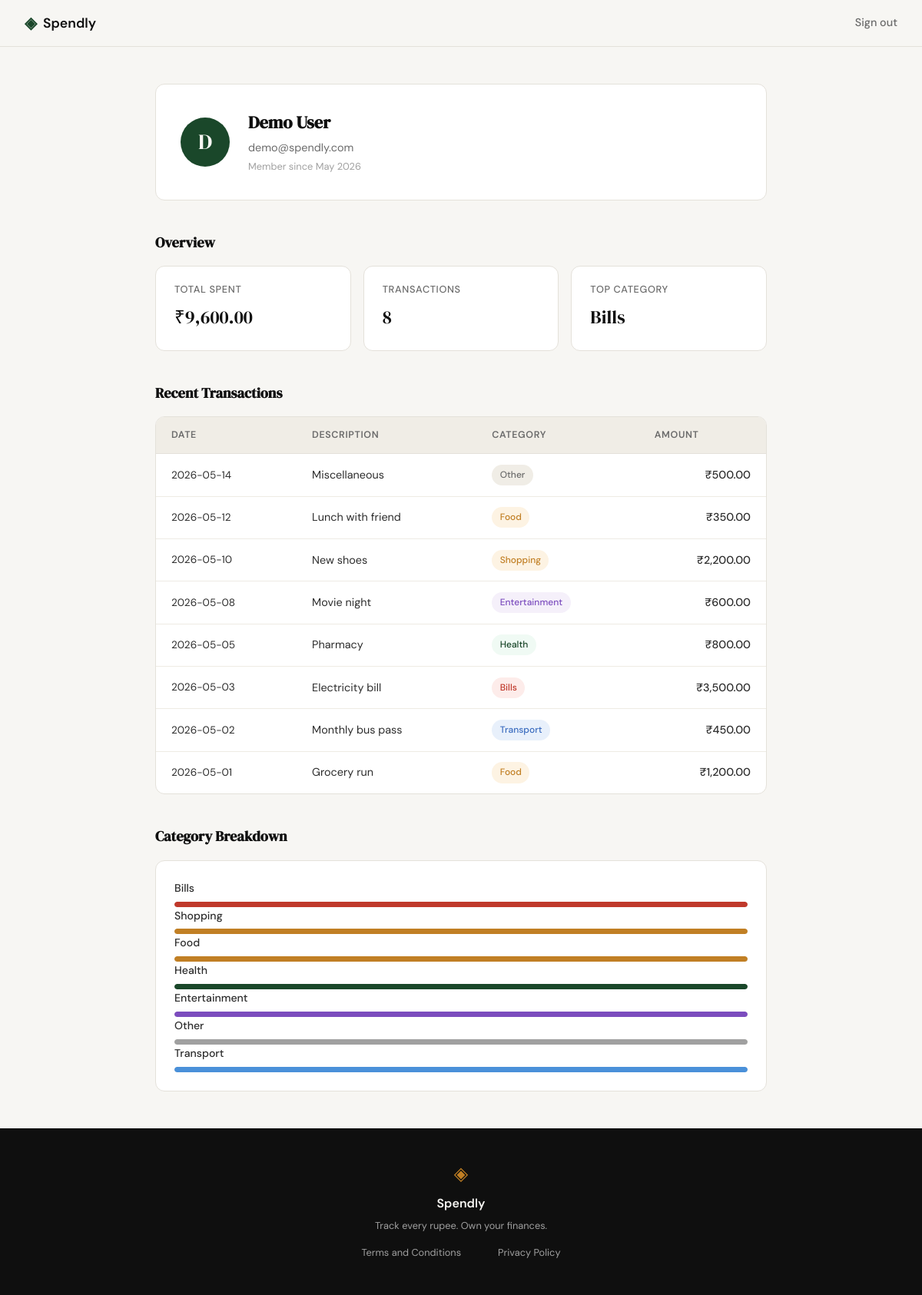
Screenshot of /profile (signed in) with the database file from the repository.
### tables this page shows
CREATE TABLE users (
            id            INTEGER PRIMARY KEY AUTOINCREMENT,
            name          TEXT    NOT NULL,
            email         TEXT    NOT NULL UNIQUE,
            password_hash TEXT    NOT NULL,
            created_at    TEXT    DEFAULT (datetime('now'))
        );

CREATE TABLE expenses (
            id          INTEGER PRIMARY KEY AUTOINCREMENT,
            user_id     INTEGER NOT NULL REFERENCES users(id),
            amount      REAL    NOT NULL,
            category    TEXT    NOT NULL,
            date        TEXT    NOT NULL,
            description TEXT,
            created_at  TEXT    DEFAULT (datetime('now'))
        );

### app.py (the view)
@app.route("/profile")
def profile():
    if not session.get("user_id"):
        return redirect(url_for("login"))
    user = get_user_by_id(session["user_id"])
    if user is None:
        session.clear()
        return redirect(url_for("login"))
    stats        = get_summary_stats(session["user_id"])
    transactions = get_recent_transactions(session["user_id"])
    categories   = get_category_breakdown(session["user_id"])
    return render_template("profile.html",
        user=user,
        stats=stats,
        transactions=transactions,
        categories=categories,
    )

### database/db.py (called while the page is built)
def get_db():
    conn = sqlite3.connect(DB_PATH)
    conn.row_factory = sqlite3.Row
    conn.execute("PRAGMA foreign_keys = ON")
    return conn

### database/queries.py (called while the page is built)
def get_user_by_id(user_id):
    conn = get_db()
    row = conn.execute(
        "SELECT name, email, created_at FROM users WHERE id = ?",
        (user_id,)
    ).fetchone()
    conn.close()
    if row is None:
        return None
    try:
        dt = datetime.strptime(row["created_at"][:10], "%Y-%m-%d")
        member_since = dt.strftime("%B %Y")
    except (ValueError, TypeError):
        member_since = "Unknown"
    return {
        "name":         row["name"],
        "email":        row["email"],
        "member_since": member_since,
    }

def get_summary_stats(user_id):
    conn = get_db()
    row = conn.execute(
        "SELECT SUM(amount), COUNT(*) FROM expenses WHERE user_id = ?",
        (user_id,)
    ).fetchone()
    total_spent       = row[0] or 0
    transaction_count = row[1] or 0
    top_row = conn.execute(
        """
        SELECT category
        FROM expenses
        WHERE user_id = ?
        GROUP BY category
        ORDER BY SUM(amount) DESC
        LIMIT 1
        """,
        (user_id,)
    ).fetchone()
    conn.close()
    if transaction_count == 0:
        return {
            "total_spent":       0,
            "transaction_count": 0,
            "top_category":      "—",
        }
    return {
        "total_spent":       f"₹{total_spent:,.2f}",
        "transaction_count": transaction_count,
        "top_category":      top_row["category"] if top_row else "—",
    }

def get_recent_transactions(user_id, limit=10):
    conn = get_db()
    rows = conn.execute(
        """
        SELECT date, description, category, amount
        FROM expenses
        WHERE user_id = ?
        ORDER BY date DESC, created_at DESC
        LIMIT ?
        """,
        (user_id, limit)
    ).fetchall()
    conn.close()
    return [
        {
            "date":        row["date"],
            "description": row["description"] or "—",
            "category":    row["category"],
            "amount":      f"₹{row['amount']:,.2f}",
        }
        for row in rows
    ]

### templates/profile.html (shortened to what this page needs)
{% extends "base.html" %}
{% block content %}
<div class="profile-page">
    <section class="profile-header">
        <div class="profile-card">
            <div class="profile-avatar">
                {{ user.name[0] | upper }}
            </div>
            <div class="profile-info">
                <h1 class="profile-name">{{ user.name }}</h1>
                <p class="profile-email">{{ user.email }}</p>
                <p class="profile-since">Member since {{ user.member_since }}</p>
            </div>
        </div>
    </section>
    <section class="profile-section">
        <h2 class="section-title">Overview</h2>
        <div class="stats-row">
            <div class="stat-card">
                <p class="stat-label">Total Spent</p>
                <p class="stat-value">{{ stats.total_spent }}</p>
            </div>
            <div class="stat-card">
                <p class="stat-label">Transactions</p>
                <p class="stat-value">{{ stats.transaction_count }}</p>
            </div>
            <div class="stat-card">
                <p class="stat-label">Top Category</p>
                <p class="stat-value">{{ stats.top_category }}</p>
            </div>
        </div>
    </section>
    <section class="profile-section">
        <h2 class="section-title">Recent Transactions</h2>
        <div class="tx-table-wrapper">
            <table class="tx-table">
                <thead>
                    <tr>
                        <th>Date</th>
                        <th>Description</th>
                        <th>Category</th>
                        <th class="tx-amount-col">Amount</th>
                    </tr>
                </thead>
                <tbody>
                    {% for tx in transactions %}
                    <tr>
                        <td class="tx-date">{{ tx.date }}</td>
                        <td class="tx-desc">{{ tx.description }}</td>
                        <td>
                            <span class="category-badge category-{{ tx.category | lower }}">
                                {{ tx.category }}
                            </span>
                        </td>
                        <td class="tx-amount">{{ tx.amount }}</td>
                    </tr>
                    {% endfor %}
                </tbody>
            </table>
        </div>
    </section>
    <section class="profile-section">
        <h2 class="section-title">Category Breakdown</h2>
        <div class="category-breakdown">
            {% for cat in categories %}
            <div class="breakdown-row">
                <div class="breakdown-meta">
                    <span class="breakdown-name">{{ cat.name }}</span>
                </div>
                <div class="breakdown-bar-track">
                   <div class="breakdown-bar-fill category-fill-{{ cat.name | lower }}"
                     data-width="{{ cat.percentage }}">
                </div>
            </div>
            {% endfor %}
        </div>
    </section>
</div>
{% endblock %}

### rows the page displays
users: name "D", name "Demo User", email "demo@spendly.com"
expenses: top_category "Bills", date "2026-05-03", description "Electricity bill", category "Bills", amount "₹3,500.00"
expenses: date "2026-05-14", description "Miscellaneous", category "Other", amount "₹500.00"
expenses: date "2026-05-12", description "Lunch with friend", category "Food", amount "₹350.00"
expenses: date "2026-05-10", description "New shoes", category "Shopping", amount "₹2,200.00"
expenses: date "2026-05-08", description "Movie night", category "Entertainment", amount "₹600.00"
expenses: date "2026-05-05", description "Pharmacy", category "Health", amount "₹800.00"
expenses: date "2026-05-02", description "Monthly bus pass", category "Transport", amount "₹450.00"
expenses: date "2026-05-01", description "Grocery run", category "Food", amount "₹1,200.00"

### other values shown
{{ user.member_since }} "May 2026"
{{ stats.total_spent }} "₹9,600.00"
{{ stats.transaction_count }} "8"
{{ cat.name }} "Bills" "Shopping" "Food" "Health" "Entertainment" "Other" "Transport"
